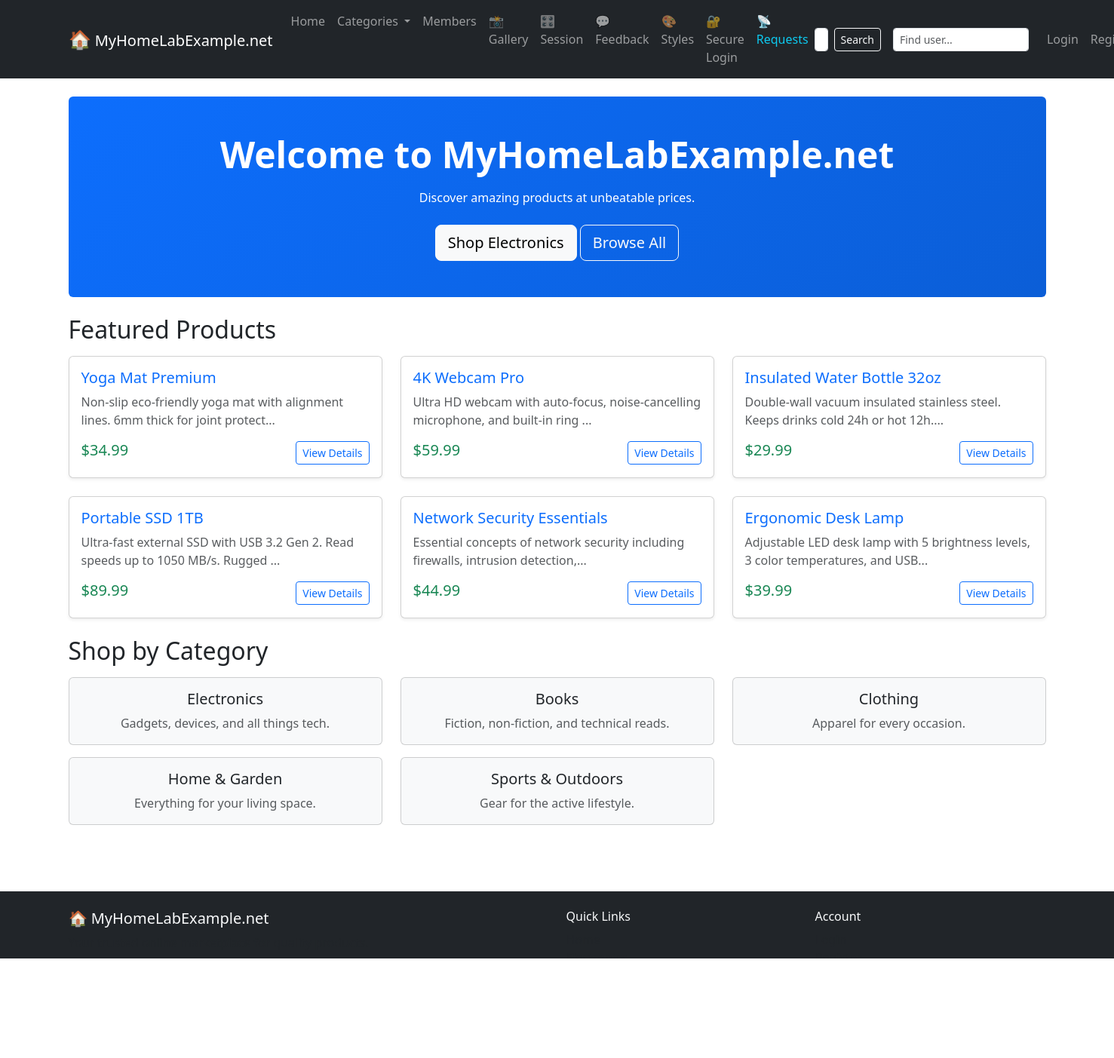
The app's page /home.html with its own data.
### tables this page shows
CREATE TABLE products (
            id INTEGER PRIMARY KEY AUTOINCREMENT,
            name TEXT NOT NULL,
            description TEXT DEFAULT '',
            price REAL NOT NULL,
            category_id INTEGER,
            FOREIGN KEY (category_id) REFERENCES categories(id)
        );

CREATE TABLE categories (
            id INTEGER PRIMARY KEY AUTOINCREMENT,
            name TEXT NOT NULL,
            description TEXT DEFAULT ''
        );

### app.py (the view)
@app.route("/home.html")
def home():
    db = get_db()
    products = db.execute(
        "SELECT * FROM products ORDER BY RANDOM() LIMIT 6"
    ).fetchall()
    categories = db.execute("SELECT * FROM categories").fetchall()
    db.close()
    return render_template("home.html", products=products, categories=categories)

### app.py (called while the page is built)
@app.before_request
def log_request():
    entry = {
        "ip": request.remote_addr,
        "ts": datetime.now().strftime("%Y-%m-%d %H:%M:%S"),
        "method": request.method,
        "path": request.full_path,
        "ua": request.headers.get("User-Agent", "-"),
    }
    REQUEST_LOG.insert(0, entry)
    if len(REQUEST_LOG) > MAX_LOG_ENTRIES:
        REQUEST_LOG.pop()

@app.context_processor
def inject_difficulty():
    return {
        'difficulty': get_level(),
        'idor_uses_uuid': idor_uses_uuid(get_level()),
    }

def get_db():
    conn = sqlite3.connect(DB_PATH)
    conn.row_factory = sqlite3.Row
    return conn

def get_level():
    return app.config.get("DIFFICULTY", "easy")

### difficulty.py (called while the page is built)
def idor_uses_uuid(level):
    return level == "hard"

### templates/home.html (shortened to what this page needs)
{% extends "base.html" %}
{% block content %}
<div class="hero-banner bg-primary text-white rounded p-5 mb-4 text-center">
    <h1 class="display-5 fw-bold">Welcome to MyHomeLabExample.net</h1>
    <p class="mt-3">Discover amazing products at unbeatable prices.</p>
    <a href="/category.html?cat_id=1" class="btn btn-light btn-lg mt-2">Shop Electronics</a>
    <a href="/search.html?q=" class="btn btn-outline-light btn-lg mt-2">Browse All</a>
</div>
<h2 class="mb-3">Featured Products</h2>
<div class="row">
    {% for product in products %}
    <div class="col-md-4 mb-4">
        <div class="card h-100 shadow-sm">
            <div class="card-body">
                <h5 class="card-title">
                    <a href="/product.html?id={{ product.id }}" class="text-decoration-none">{{ product.name }}</a>
                </h5>
                <p class="card-text text-muted">{{ product.description[:80] }}...</p>
                <div class="d-flex justify-content-between align-items-center">
                    <span class="h5 text-success">${{ "%.2f"|format(product.price) }}</span>
                    <a href="/product.html?id={{ product.id }}" class="btn btn-sm btn-outline-primary">View Details</a>
                </div>
            </div>
        </div>
    </div>
    {% endfor %}
</div>
<h2 class="mb-3">Shop by Category</h2>
<div class="row">
    {% for cat in categories %}
    <div class="col-md-4 mb-3">
        <a href="/category.html?cat_id={{ cat.id }}" class="text-decoration-none">
            <div class="card bg-light h-100">
                <div class="card-body text-center">
                    <h5 class="card-title">{{ cat.name }}</h5>
                    <p class="card-text text-muted">{{ cat.description }}</p>
                </div>
            </div>
        </a>
    </div>
    {% endfor %}
</div>
{% endblock %}

### templates/base.html (shortened to what this page needs)
<!DOCTYPE html>
<html lang="en">
<head>
    <link href="https://cdn.jsdelivr.net/npm/bootstrap@5.3.3/dist/css/bootstrap.min.css" rel="stylesheet">
    <link rel="stylesheet" href="/static/style.css">
</head>
<body>
    <nav class="navbar navbar-expand-lg navbar-dark bg-dark">
        <div class="container">
            <a class="navbar-brand" href="/home.html">
                <span class="brand-icon">🏠</span> MyHomeLabExample.net
            </a>
            <div class="collapse navbar-collapse" id="navbarNav">
                <ul class="navbar-nav me-auto">
                    <li class="nav-item">
                        <a class="nav-link" href="/home.html">Home</a>
                    </li>
                    <li class="nav-item dropdown">
                        <a class="nav-link dropdown-toggle" href="#" role="button" data-bs-toggle="dropdown">
                            Categories
                        </a>
                    </li>
                    <li class="nav-item">
                        <a class="nav-link" href="/members">Members</a>
                    </li>
                    <li class="nav-item">
                        <a class="nav-link" href="/user-galary-2026-event-photo.html">📸 Gallery</a>
                    </li>
                    <li class="nav-item">
                        <a class="nav-link" href="/dashboard">🎛️ Session</a>
                    </li>
                    <li class="nav-item">
                        <a class="nav-link" href="/xss-playground.html">💬 Feedback</a>
                    </li>
                    <li class="nav-item">
                        <a class="nav-link" href="/xss-challenge.html?lvl=1">🎨 Styles</a>
                    </li>
                    <li class="nav-item">
                        <a class="nav-link" href="/secure-login.html">🔐 Secure Login</a>
                    </li>
                    <li class="nav-item">
                        <a class="nav-link text-info" href="/admin/requests">📡 Requests</a>
                    </li>
                </ul>
                <form class="d-flex me-3" action="/search.html" method="GET">
                    <input class="form-control form-control-sm me-2" type="search" name="q" placeholder="Search products..." aria-label="Search">
                    <button class="btn btn-outline-light btn-sm" type="submit">Search</button>
                </form>
                <div class="dropdown me-3" style="position:relative">
                    <input class="form-control form-control-sm" type="search" id="user-search"
                           placeholder="Find user..." autocomplete="off" style="width:180px">
                </div>
                <ul class="navbar-nav">
                    {% if session.get('user_id') %}
                    <li class="nav-item">
                        <span class="nav-link text-light">Hello, {{ session.username }}</span>
                    </li>
                    <li class="nav-item">
                        <a class="nav-link" href="/logout">Logout</a>
                    </li>
                    {% else %}
                    <li class="nav-item">
                        <a class="nav-link" href="/login">Login</a>
                    </li>
                    <li class="nav-item">
                        <a class="nav-link" href="/register">Register</a>
                    </li>
                    {% endif %}
                </ul>
            </div>
        </div>
    </nav>
    <main class="container my-4">
        {% block content %}{% endblock %}
    </main>
    <footer class="bg-dark text-light py-4 mt-5">
        <div class="container">
            <div class="row">
                <div class="col-md-6">
                    <h5>🏠 MyHomeLabExample.net</h5>
                    <p class="text-muted">Your trusted online marketplace for quality products.</p>
                </div>
                <div class="col-md-3">
                    <h6>Quick Links</h6>
                    <ul class="list-unstyled">
                        <li><a href="/home.html" class="text-muted text-decoration-none">Home</a></li>
                        <li><a href="/category.html?cat_id=1" class="text-muted text-decoration-none">Electronics</a></li>
                        <li><a href="/search.html?q=" class="text-muted text-decoration-none">Search</a></li>
                    </ul>
                </div>
                <div class="col-md-3">
                    <h6>Account</h6>
                    <ul class="list-unstyled">
                        {% if session.get('user_id') %}
                        <li><a href="/profile?id={{ session.user_uuid if idor_uses_uuid else session.user_id }}" class="text-muted text-decoration-none">My Profile</a></li>
                        <li><a href="/logout" class="text-muted text-decoration-none">Logout</a></li>
                        {% else %}
                        <li><a href="/login" class="text-muted text-decoration-none">Login</a></li>
                        <li><a href="/register" class="text-muted text-decoration-none">Register</a></li>
                        {% endif %}
                    </ul>
                </div>
            </div>
            <hr class="border-secondary">
            <p class="text-center text-muted mb-0">&copy; 2026 MyHomeLabExample.net — Fictional training site</p>
        </div>
    </footer>
</body>
</html>

### static/style.css (style rules this page uses)
body { min-height: 100vh; display: flex; flex-direction: column; }
main { flex: 1; }
.hero-banner { background: linear-gradient(135deg, #0d6efd 0%, #0b5ed7 100%); }
.brand-icon { font-size: 1.2em; }
.card { transition: transform 0.2s ease, box-shadow 0.2s ease; }

### records on screen
products: name "Yoga Mat Premium", description "Non-slip eco-friendly yoga mat with alignment lines. 6mm thick for joint protect", price "34.99"
products: name "4K Webcam Pro", description "Ultra HD webcam with auto-focus, noise-cancelling microphone, and built-in ring", price "59.99"
products: name "Insulated Water Bottle 32oz", description "Double-wall vacuum insulated stainless steel. Keeps drinks cold 24h or hot 12h.", price "29.99"
products: name "Portable SSD 1TB", description "Ultra-fast external SSD with USB 3.2 Gen 2. Read speeds up to 1050 MB/s. Rugged", price "89.99"
products: name "Network Security Essentials", description "Essential concepts of network security including firewalls, intrusion detection,", price "44.99"
products: name "Ergonomic Desk Lamp", description "Adjustable LED desk lamp with 5 brightness levels, 3 color temperatures, and USB", price "39.99"
categories: name "Electronics", description "Gadgets, devices, and all things tech."
categories: name "Books", description "Fiction, non-fiction, and technical reads."
categories: name "Clothing", description "Apparel for every occasion."
categories: name "Home & Garden", description "Everything for your living space."
categories: name "Sports & Outdoors", description "Gear for the active lifestyle."
